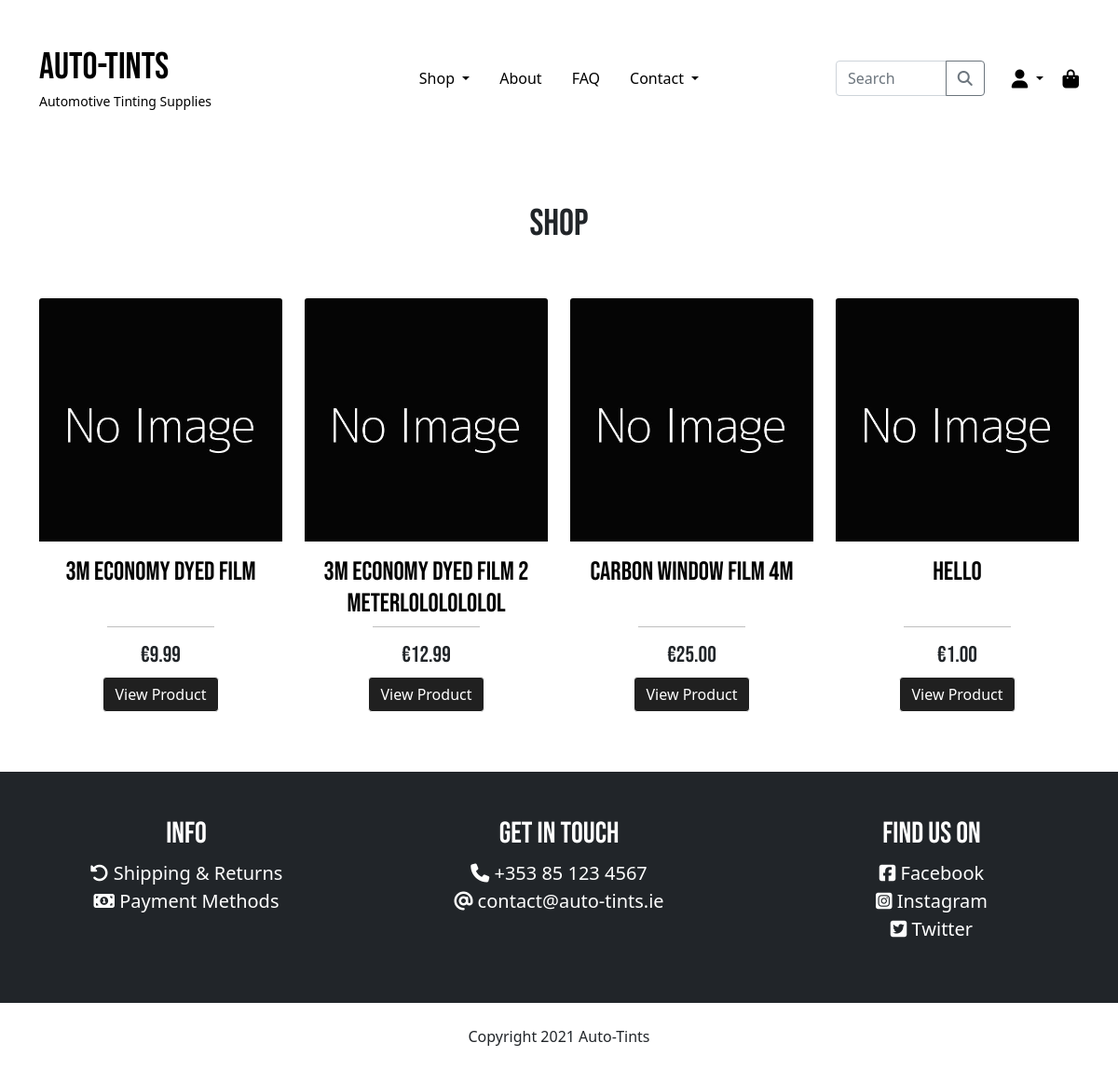
Screenshot of /products/ with the database file from the repository.
### products/models.py (models this page shows, shortened)
class Product(models.Model):
    category = models.ForeignKey(Category, null=True,
                                 blank=True, on_delete=models.SET_NULL)
    sku = models.CharField(max_length=254, blank=True, default='')
    name = models.CharField(max_length=254)
    description = models.TextField()
    price = models.DecimalField(max_digits=6, decimal_places=2)
    image = models.ImageField(default="noimage.jpg")

### products/views.py (the view, shortened to what this page needs)
# urls.py: path('', views.all_products, name='products'),
def all_products(request):
    products = Product.objects.all()
    categories = None
    query = None
    context = {
        'products': products,
        'query': query,
        'cur_categories': categories,
    }
    return render(request, 'products/index.html', context)

### auto_tints/context_processors.py (called while the page is built, shortened)
def get_categories(request):
    categories = Category.objects.all()
    context = {
        'categories': categories,
    }
    return context

def cart_contents(request):
    cart = request.session.get('cart', {})
    cart_items = []
    cart_items_count = 0
    total = 0
    if cart:
        for quantity in list(cart.values()):
            cart_items_count += int(quantity)
    grand_total = total + settings.DELIVERY_CHARGE
    context = {
        'cart_items': cart_items,
        'cart_items_count': cart_items_count,
        'total': total,
        'grand_total': grand_total,
        'delivery_charge': settings.DELIVERY_CHARGE,
    }
    return context

### products/templates/products/index.html (shortened to what this page needs)
{% extends "base.html" %}
{% load static %}
{% block content %}
<div class="container">
    <h1 class="text-center mt-5">Shop</h1>
    {% if products %}
    <div class="row my-5">
        {% for product in products %}
        <div class="col-12 col-md-4 col-lg-3">
            <div class="card h-100 border-0 text-center">
                <a href="{% url 'detail_page' product.id %}">
                    <img src="{{ product.image.url }}" class="card-img-top" alt="{{ product.name }}">
                </a>
                <div class="card-body d-flex align-items-center flex-column">
                    <a href="{% url 'detail_page' product.id %}">
                        <h5 class="card-title fs-3">{{ product.name }}</h5>
                    </a>
                    <hr class="mt-auto">
                    <h4 class="fs-4">€{{ product.price|floatformat:2 }}</h4>
                    <div class="btn-group" role="group">
                        <a href="{% url 'detail_page' product.id %}" class="btn btn-black">View Product</a>
                    </div>
                </div>
            </div>
        </div>
        {% endfor %}
    </div>
    {% else %}
    <div class="py-5">
        <h2 class="text-center">No products found. <a href="{% url 'home' %}"><u>Go back</u></a>.</h2>
    </div>
    {% endif %}
</div>
{% endblock %}

### static/css/base.css (style rules this page uses)
*, body { margin: 0; padding: 0; }
html { min-height: -webkit-fill-available; font-family: 'Open Sans', sans-serif; }
h1, h2, h3, h4, h5, h6, .navbar-brand { font-family: 'Bebas Neue', cursive; }
a { color: black; text-decoration: none; }
.btn-black { color: #fff; background-color: #202020; border-color: white; }
hr { height: 2px; width: 50%; border-width: 0; background-color: black; }

### rows the page displays
Product: image (placeholder picture), name "3M Economy Dyed Film", price "9.99"
Product: image (placeholder picture), name "3M Economy Dyed Film 2 Meterlololololol", price "12.99"
Product: image (placeholder picture), name "Carbon Window Film 4M", price "25.00"
Product: image (placeholder picture), name "Hello", price "1.00"
